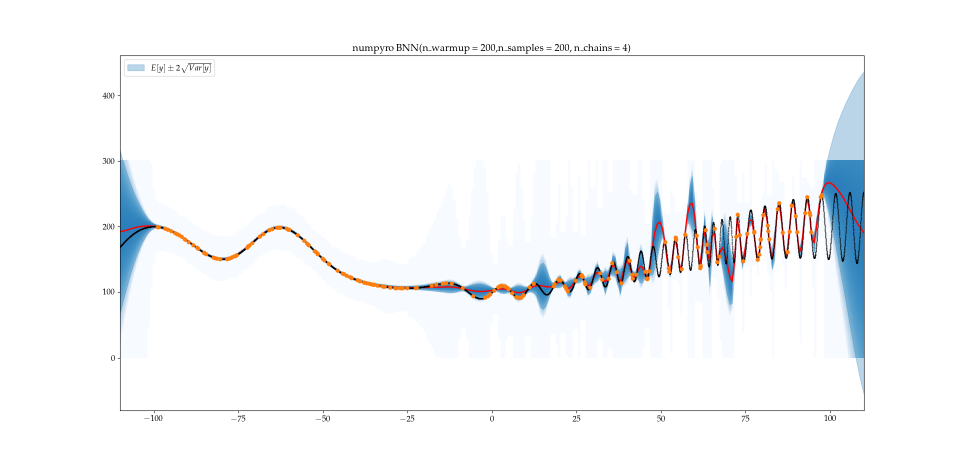
#> input picture 100nodesBNN.png, 1920 x 923 px (shown at 1/2 size)
$ python -i analysis_helpers.py   (imports and definitions only)
#> lines starting #> are read from the running program, lines starting #| are printed output that depends on the picture
import os
import json
import numpy as np
import matplotlib.pyplot as plt
import plotly.graph_objects as go
from plotly.subplots import make_subplots
# [4 lines not run here, left out]

BASE_DIRECTORY = '/home/simon/Documents/MasterThesis/master-thesis'


# [119 lines left out: functions redefine_data_names, include_true_values, get_data2, get_names, color, ls, not called in this run]

#data
import pandas as pd
# [158 lines left out: functions data_to_pandas, all_data_prepros_plotly, mean_prepros_plotly, analysis_regression_performance_plotly, analysis_regression_rel_error_plotly, not called in this run]

def get_relative_error(data):
    return data["mean_abs_pred_error"]/np.mean(data["mean_abs_pred_error"])
    print_file_paths = True
    data_list,name_list, problem_name, file_path_list, file_path_list2 = get_data2(problem, use_exact_name=True)


# [10 lines not run here, left out]

>>> import cv2
>>> picture = cv2.imread('../100nodesBNN.png', cv2.IMREAD_GRAYSCALE)
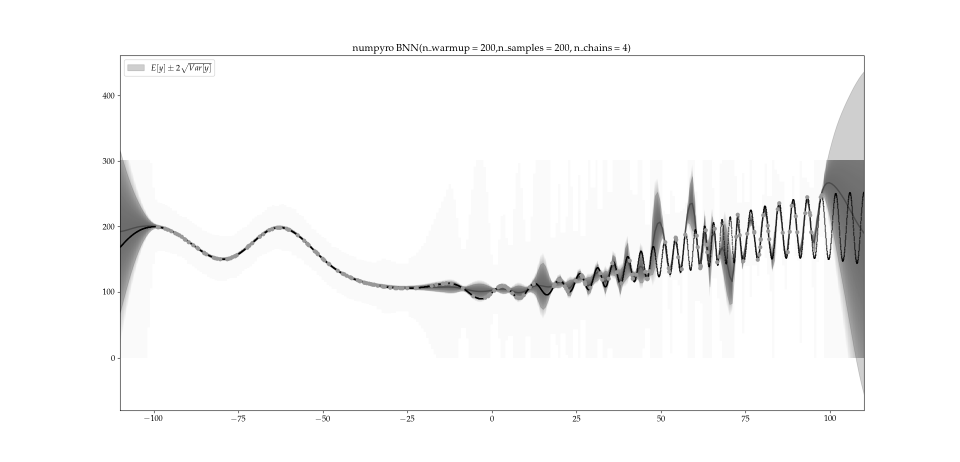
#> picture: shape (923, 1920) (shown at 1/2 size); min 0, max 255, mean 247.5
#> (the run stopped early here; a loop or call above may not have finished)
